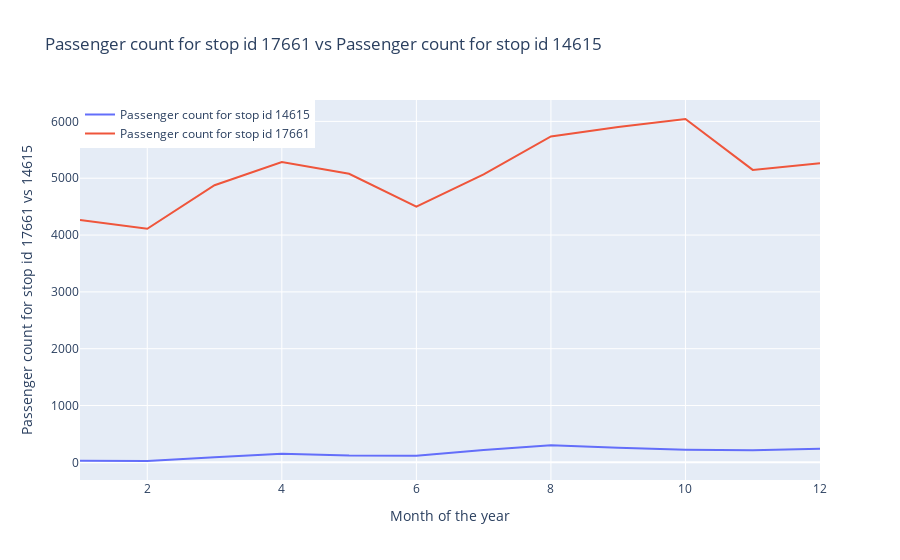

Notebook code for this chart:
### Code cell
fig=go.Figure()
fig.add_trace(go.Scatter(x=df1.index, y=df_particular_14615_passengers_monthly_14615_1["PASSENGERS_ON"],
                    mode='lines',
                    name='Passenger count for stop id 14615'))
fig.add_trace(go.Scatter(x=df1.index, y=df_particular_passengers_monthly_17661_1["PASSENGERS_ON"],mode='lines',
                    name='Passenger count for stop id 17661'))
fig.update_layout(title=" Passenger count for stop id 17661 vs Passenger count for stop id 14615",
                 xaxis_title="Month of the year",yaxis_title="  Passenger count for stop id 17661 vs 14615",legend=dict(x=0,y=1,traceorder="normal"))

fig.show()

### Figure 1 — Plotly figure (JSON) as saved in the notebook; plotly's stock layout.template omitted (floating-point values rounded to 4 significant figures)
{"data": [{"mode": "lines", "name": "Passenger count for stop id 14615", "type": "scatter", "x": [1, 2, 3, 4, 5, 6, 7, 8, 9, 10, 11, 12], "y": [29, 24, 91, 150, 120, 118, 217, 299, 257, 222, 211, 239]}, {"mode": "lines", "name": "Passenger count for stop id 17661", "type": "scatter", "x": [1, 2, 3, 4, 5, 6, 7, 8, 9, 10, 11, 12], "y": [4264, 4111, 4876, 5284, 5078, 4498, 5068, 5735, 5901, 6042, 5146, 5264]}], "layout": {"legend": {"traceorder": "normal", "x": 0, "y": 1}, "title": {"text": " Passenger count for stop id 17661 vs Passenger count for stop id 14615"}, "xaxis": {"title": {"text": "Month of the year"}}, "yaxis": {"title": {"text": "  Passenger count for stop id 17661 vs 14615"}}}}
